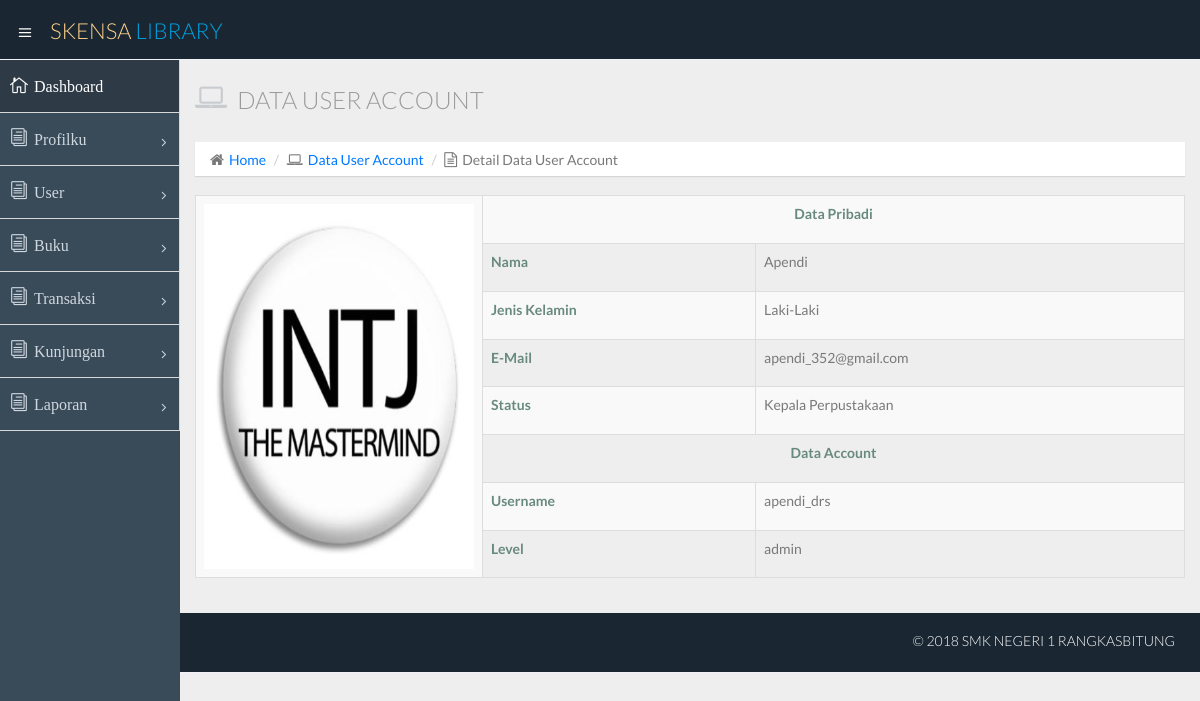
Page /admin.php?id=detailuser&userID=apendi_drs (signed in) on the committed database.
### tables this page shows
CREATE TABLE `petugas` (
  `id_petugas` varchar(18) NOT NULL,
  `nama_petugas` varchar(40) NOT NULL,
  `jk` enum('L','P') NOT NULL,
  `email` varchar(30) NOT NULL,
  `status` enum('Kepala Perpustakaan','Petugas Perpustakaan') NOT NULL,
  `id_user` varchar(15) DEFAULT NULL,
  `file` varchar(100) DEFAULT NULL
);

CREATE TABLE `user` (
  `id_user` varchar(25) NOT NULL,
  `password` varchar(50) NOT NULL,
  `level` enum('admin','member') NOT NULL
);

### admin.php (called while the page is built, shortened)
<?php
  include "./layout/headeradmin.php";
  include "./layout/sidebaradmin.php";
  include "route.php";
  include "./layout/footer.php";
?>

### admin/user/detailuserpetugas.php (the view)
<?php
  $query = mysqli_query($koneksi, "SELECT * FROM user a LEFT OUTER JOIN petugas b on(a.id_user=b.id_user) WHERE a.id_user='$userID'");
  $data = mysqli_fetch_array($query);
?>
<div class="row">
  <div class="col-lg-12">
    <table class="table table-bordered table-striped table-hover">
      <tbody>
      <tr>
        <?php
        if($data[9]!=NULL) {
        echo "<th rowspan='11' width='25%'><img src='./images/profil/$data[9]' width='270px' height='365px'></img></th>";
        }
        else{
        echo "<th rowspan='11' width='25%'><img src='./images/profil/nophoto.png' width='270px' height='365px'></img></th>";
        }
        ?>
        <th colspan="2" class="text-center">Data Pribadi</th>
      </tr>
      <tr>
        <th>Nama</th>
        <td><?php echo $data[4]; ?></td>
      </tr>
      <tr>
        <th>Jenis Kelamin</th>
        <td>
        <?php
          if($data[5]=='L')
            echo "Laki-Laki";
          else
            echo "Perempuan";
        ?>
        </td>
      </tr>
      <tr>
        <th>E-Mail</th>
        <td><?php echo $data[6]?></td>
      </tr>
      <tr>
        <th>Status</th>
        <td><?php echo $data[7]; ?></td>
      </tr>
      <tr>
        <th colspan="2" class="text-center">Data Account</th>
      </tr>
      <tr>
        <th>Username</th>
        <td><?php echo $data[0]?></td>
      </tr>
      <tr>
        <th>Level</th>
        <td><?php echo $data[2]?></td>
      </tr>
      </tbody>
    </table>
  </div>
</div>

### rows in the picture
petugas: file (picture), nama_petugas "Apendi", email "apendi_352@gmail.com", status "Kepala Perpustakaan", id_user.id_user "apendi_drs", id_user.level "admin"
